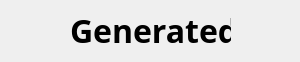
<?xml version="1.0" encoding="UTF-8"?>
<ui version="4.0">
 <class>done</class>
 <widget class="QDialog" name="done">
  <property name="geometry">
   <rect>
    <x>0</x>
    <y>0</y>
    <width>300</width>
    <height>62</height>
   </rect>
  </property>
  <property name="windowTitle">
   <string>Dialog</string>
  </property>
  <widget class="QLabel" name="label">
   <property name="geometry">
    <rect>
     <x>70</x>
     <y>10</y>
     <width>161</width>
     <height>41</height>
    </rect>
   </property>
   <property name="font">
    <font>
     <family>Andalus</family>
     <pointsize>24</pointsize>
     <weight>75</weight>
     <bold>true</bold>
    </font>
   </property>
   <property name="text">
    <string>Generated!</string>
   </property>
  </widget>
 </widget>
 <resources/>
 <connections/>
</ui>
